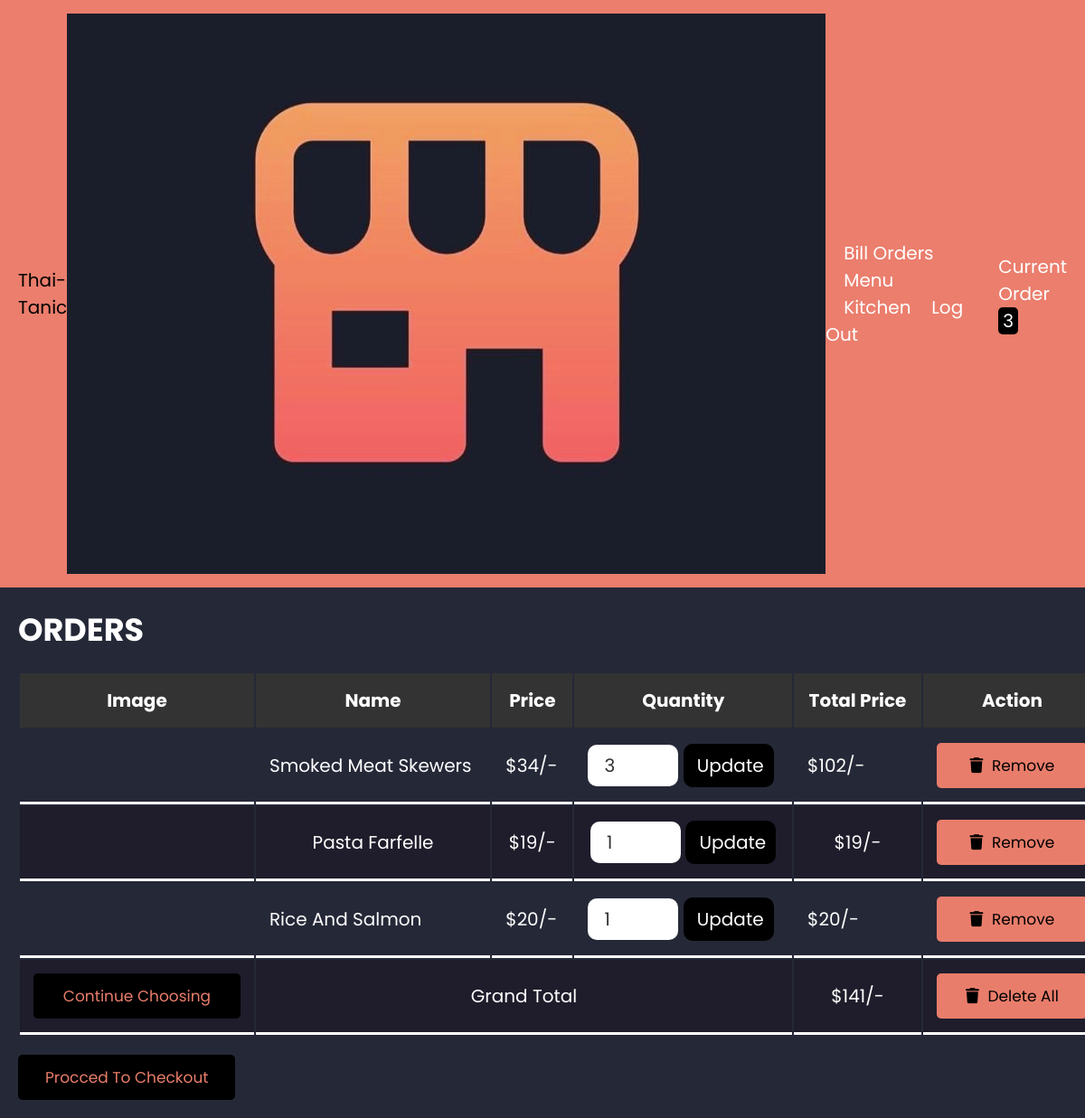
The app's page /cart.php with its own data.
### tables this page shows
CREATE TABLE `cart` (
  `id` int(11) NOT NULL,
  `name` varchar(100) NOT NULL,
  `price` int(11) NOT NULL,
  `image` blob NOT NULL,
  `quantity` int(11) NOT NULL
);

### cart.php (the view, shortened to what this page needs)
<?php
@include 'config.php';
?>
<!DOCTYPE html>
<html lang="en">
<head>
   <link rel="stylesheet" href="https://cdnjs.cloudflare.com/ajax/libs/font-awesome/6.0.0/css/all.min.css">
</head>
<body>
<?php include 'header.php'; ?>
<div class="container">
<body bgcolor=#252837>
<section class="shopping-cart">
   <h1 class="heading">Orders</h1>
   <table>
      <thead>
         <th>image</th>
         <th>name</th>
         <th>price</th>
         <th>quantity</th>
         <th>total price</th>
         <th>action</th>
      </thead>
      <tbody>
         <?php
         $select_cart = mysqli_query($conn, "SELECT * FROM `cart`");
         $grand_total = 0;
         if(mysqli_num_rows($select_cart) > 0){
            while($fetch_cart = mysqli_fetch_assoc($select_cart)){
         ?>
         <tr>
            <td><img src="uploaded_img/<?php echo $fetch_cart['image']; ?>" height="100" alt=""></td>
            <td><?php echo $fetch_cart['name']; ?></td>
            <td>$<?php echo number_format($fetch_cart['price']); ?>/-</td>
            <td>
               <form action="" method="post">
                  <input type="number" name="update_quantity" min="1"  value="<?php echo $fetch_cart['quantity']; ?>" >
                  <input type="submit" value="update" name="update_update_btn">
               </form>
            </td>
            <td>$<?php echo $sub_total = number_format($fetch_cart['price'] * $fetch_cart['quantity']); ?>/-</td>
            <td><a href="cart.php?remove=<?php echo $fetch_cart['id']; ?>" onclick="return confirm('remove item from cart?')" class="delete-btn"> <i class="fas fa-trash"></i> remove</a></td>
         </tr>
         <?php
           $grand_total += $sub_total;
            };
         };
         ?>
         <tr class="table-bottom">
            <td><a href="products.php" class="option-btn" style="margin-top: 0;">Continue Choosing</a></td>
            <td colspan="3">grand total</td>
            <td>$<?php echo $grand_total; ?>/-</td>
            <td><a href="cart.php?delete_all" onclick="return confirm('are you sure you want to delete all?');" class="delete-btn"> <i class="fas fa-trash"></i> delete all </a></td>
         </tr>
      </tbody>
   </table>
   <div class="checkout-btn">
      <a href="checkout.php" class="btn <?= ($grand_total > 1)?'':'disabled'; ?>">procced to checkout</a>
   </div>
</section>
</div>
</body>
</html>

### records on screen
cart: name "Smoked Meat Skewers", price "34", update_quantity "3", $sub_total = number_format($fetch_cart['price'] * $fetch_cart['quantity']) "102"
cart: name "Pasta Farfelle", price "19", update_quantity "1"
cart: name "Rice And Salmon", price "20", update_quantity "1"

### other values on screen
$row_count "3"
$grand_total "141"
